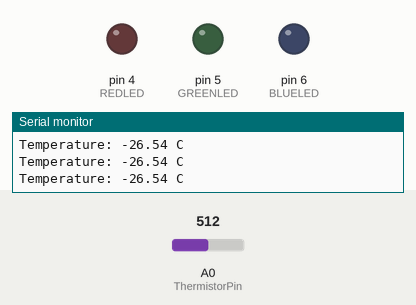
Simulated run of this sketch. Board: Arduino Uno, built with avr-gcc and run on an emulated ATmega328P. Parts: output pins drawn as LEDs (lit = HIGH), the last lines printed to the serial monitor. Inputs (shaded band) come from the test bench; at power-on: A0 (ThermistorPin) = 512.

Above: at 1.3 s.
1.4 s: A0 (ThermistorPin) set to 792
2.9 s: A0 (ThermistorPin) set to 817
At 3.8 s:
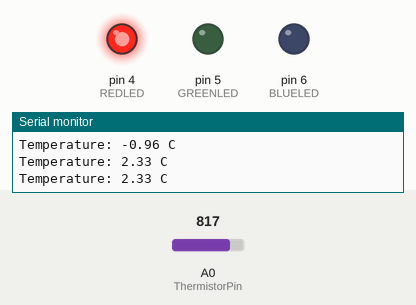
Timing chart, 0 to 5.9 s (numbered marks = the images above; inputs shaded):
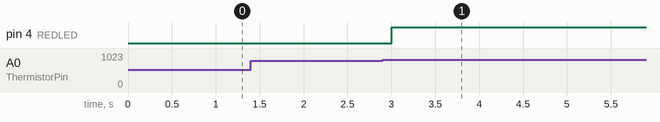

Measured:
- the behaviour switches between 799 and 800 on A0 (ThermistorPin) (found by bisection; images 0 and 1)
- after the input at 2.9 s, pin 4 (REDLED): LOW → HIGH after 0.11 s

The sketch:

simpletemp.ino
```cpp
int ThermistorPin = 0;
int Vo;
float R1 = 100000;
float logR2, R2, T;
float c1 = 1.009249522e-03, c2 = 2.378405444e-04, c3 = 2.019202697e-07;

int REDLED = 4;
int GREENLED = 5;
int BLUELED = 6;


void setup() {
  Serial.begin(9600);
  pinMode(BLUELED,OUTPUT);
  pinMode(GREENLED,OUTPUT);
  pinMode(REDLED,OUTPUT);
}

void loop() {

  Vo = analogRead(ThermistorPin);
  R2 = R1 * (1023 / (float)Vo - 1.0);
  logR2 = log(R2);
  T = (1.0 / (c1 + c2*logR2 + c3*logR2*logR2*logR2));
  T = T - 273.15;

  if(T>=30.1 && T<=55){
    digitalWrite(BLUELED,LOW);
    digitalWrite(GREENLED,HIGH);
    digitalWrite(REDLED,LOW);
  }
  else if(T>=55.1 && T<=75) {
     digitalWrite(BLUELED,HIGH);
     digitalWrite(GREENLED,LOW);
     digitalWrite(REDLED,LOW);
  }
  else if(T<=30&&T>=0){
     digitalWrite(BLUELED,LOW);
     digitalWrite(GREENLED,LOW);
     digitalWrite(REDLED,HIGH);
  }

  Serial.print("Temperature: ");
  Serial.print(T);
  Serial.println(" C");

  delay(500);
}
```
